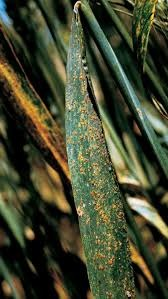
#> input picture imgi_10_default.jpg, 168 x 299 px
$ python -i 'python aphid_150_dedup_augment.py'   (imports and definitions only)
#> lines starting #> are read from the running program, lines starting #| are printed output that depends on the picture
#> further down, picture is the input picture: PIL image 168x299 RGB; mean R, G, B 66.5, 70.7, 46.9
import argparse, random, json, shutil
from pathlib import Path
from collections import defaultdict
from PIL import Image, ImageEnhance, ImageFilter, ImageOps

IMG_EXTS = {".jpg", ".jpeg", ".png", ".webp", ".bmp"}
DEFAULT_DATASET = r"C:\Users\lenovo t480s\Desktop\wheat diseases"  # fallback

def is_image(p: Path) -> bool:
    return p.suffix.lower() in IMG_EXTS

# [34 lines left out: functions list_classes, list_images, phash, not called in this run]

def hamming(a: int, b: int) -> int:
    return (a ^ b).bit_count()

# [22 lines left out: function dedup_in_class, not called in this run]

# ---------- augmentation ----------
def augment_pil(img: Image.Image) -> Image.Image:
    img = img.convert("RGB")

    if random.random() < 0.5:
        img = ImageOps.mirror(img)

    if random.random() < 0.6:
        angle = random.uniform(-12, 12)
        img = img.rotate(angle, resample=Image.Resampling.BICUBIC, expand=True)

    if random.random() < 0.7:
        w, h = img.size
#> w = 168; h = 299
        scale = random.uniform(0.70, 1.0)
        nw, nh = int(w * scale), int(h * scale)
#> nw = 130; nh = 232
        if nw > 20 and nh > 20:
            left = random.randint(0, max(0, w - nw))
#> left = 32
            top  = random.randint(0, max(0, h - nh))
#> top = 62
            img = img.crop((left, top, left + nw, top + nh)).resize((w, h), Image.Resampling.LANCZOS)
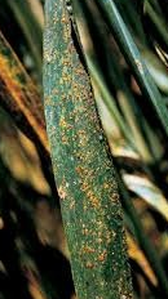
#> img: PIL image 168x299 RGB; mean R, G, B 75.4, 79.1, 53

    if random.random() < 0.85:
        img = ImageEnhance.Brightness(img).enhance(random.uniform(0.85, 1.2))
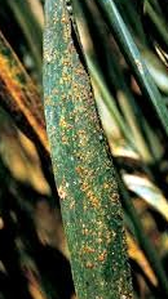
#> img: PIL image 168x299 RGB; mean R, G, B 84.2, 88.4, 59.1
        img = ImageEnhance.Contrast(img).enhance(random.uniform(0.85, 1.2))
        img = ImageEnhance.Color(img).enhance(random.uniform(0.85, 1.2))

    if random.random() < 0.15:
        img = img.filter(ImageFilter.GaussianBlur(radius=random.uniform(0.2, 1.0)))

    return img

# [65 lines left out: functions trim_to_target, augment_to_target, copy_dataset, not called in this run]

def count_per_class(root: Path):
    return {c.name: len(list_images(c)) for c in list_classes(root)}

# [65 lines left out: function main, not called in this run]

# [2 lines not run here, left out]

>>> from PIL import Image
>>> picture = Image.open('imgi_10_default.jpg')
>>> result = augment_pil(picture)

$ run again, on imgi_20_default.jpg
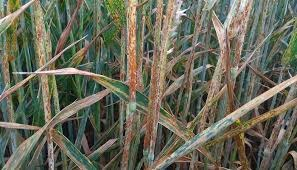
#> input picture imgi_20_default.jpg, 297 x 170 px
#> picture is the input picture: PIL image 297x170 RGB; mean R, G, B 105.3, 105.5, 89
#> in augment_pil, `img = img.crop((left, top, left + nw, top + nh)).resize((w, h), Image...`:
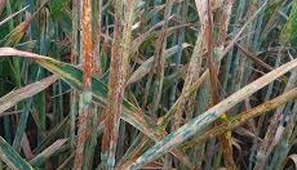
#> img: PIL image 297x170 RGB; mean R, G, B 103.1, 100.3, 84.8
#> in augment_pil, `img = ImageEnhance.Brightness(img).enhance(random.uniform(0.85, 1.2))`:
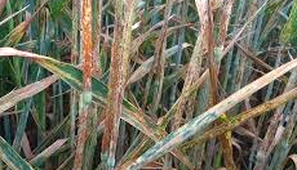
#> img: PIL image 297x170 RGB; mean R, G, B 115.3, 112.3, 94.9

$ run again, on imgi_21_default.jpg
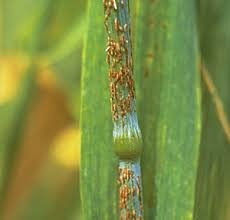
#> input picture imgi_21_default.jpg, 230 x 220 px
#> picture is the input picture: PIL image 230x220 RGB; mean R, G, B 124.3, 140.4, 64.9
#> in augment_pil, `img = img.crop((left, top, left + nw, top + nh)).resize((w, h), Image...`:
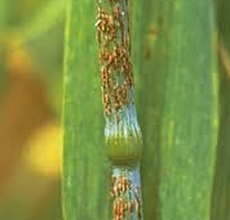
#> img: PIL image 230x220 RGB; mean R, G, B 125.8, 143.1, 66.7
#> in augment_pil, `img = ImageEnhance.Brightness(img).enhance(random.uniform(0.85, 1.2))`:
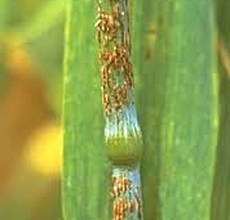
#> img: PIL image 230x220 RGB; mean R, G, B 140.9, 160.4, 74.5

$ run again, on imgi_23_default.jpg
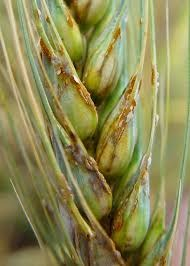
#> input picture imgi_23_default.jpg, 190 x 266 px
#> picture is the input picture: PIL image 190x266 RGB; mean R, G, B 141.1, 137, 83.8
#> in augment_pil, `img = img.crop((left, top, left + nw, top + nh)).resize((w, h), Image...`:
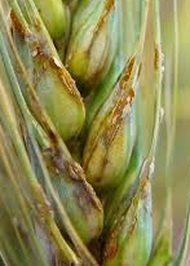
#> img: PIL image 190x266 RGB; mean R, G, B 141.5, 137.4, 80.5
#> in augment_pil, `img = ImageEnhance.Brightness(img).enhance(random.uniform(0.85, 1.2))`:
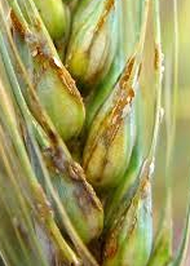
#> img: PIL image 190x266 RGB; mean R, G, B 158.6, 154, 90
